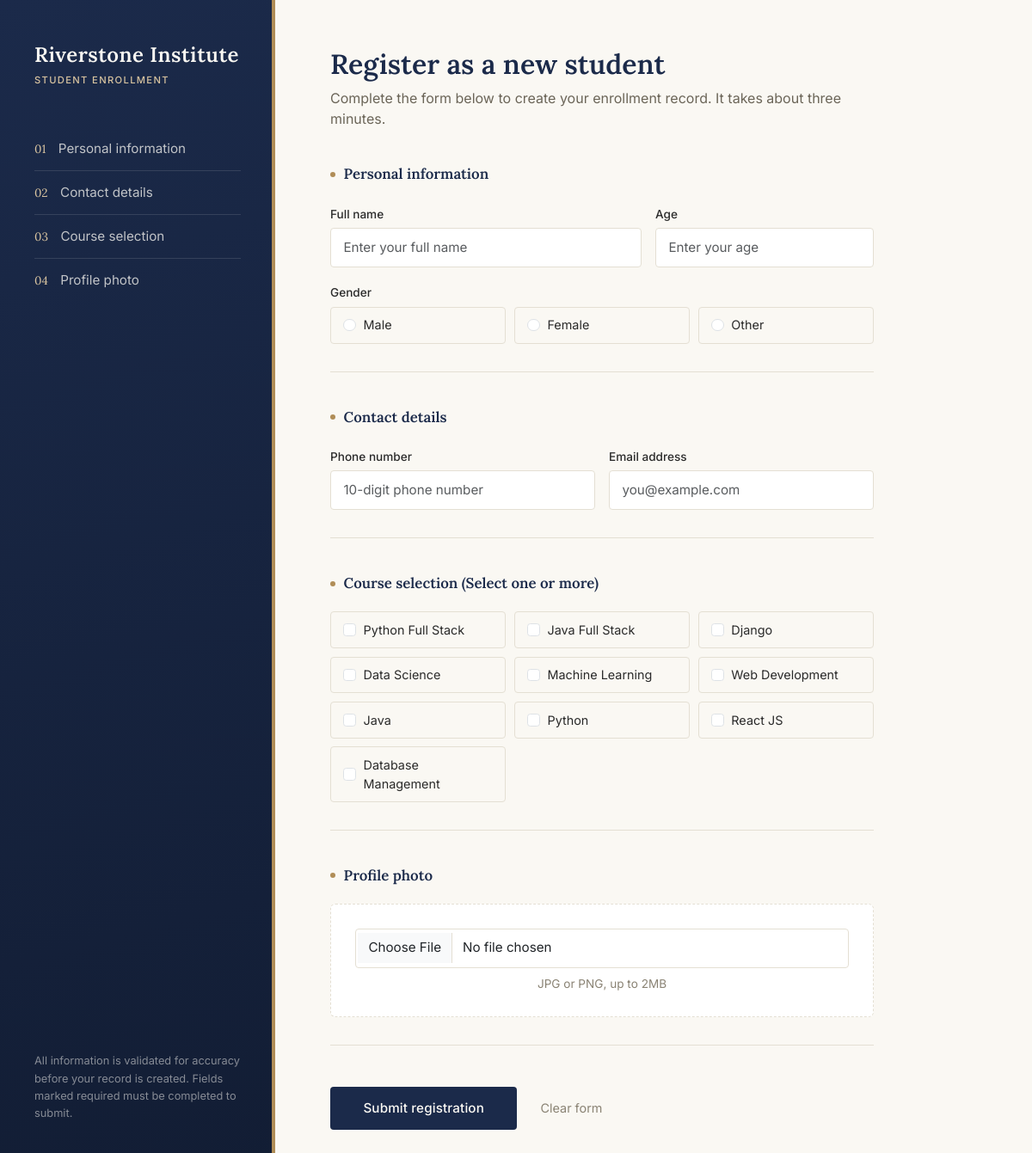
Screenshot of /register/ with the database file from the repository.
### registration/models.py (models this page shows)
class Course(models.Model):
    name = models.CharField(max_length=100, unique=True)
    def __str__(self):
        return self.name

### registration/views.py (the view)
# urls.py: path('register/', views.register, name='register'),
def register(request):
    if request.method == 'POST':
        form = StudentRegistrationForm(request.POST, request.FILES)
        if form.is_valid():
            student = form.save()
            messages.success(request, f"Student '{student.name}' registered successfully! Total registered students updated.")
            return redirect('registration:dashboard')
        else:
            messages.error(request, "Please correct the errors below.")
    else:
        form = StudentRegistrationForm()
    return render(request, 'registration/register.html', {'form': form, 'title': 'Register as a new student', 'btn_text': 'Submit registration'})

### registration/templates/registration/register.html (shortened to what this page needs)
{% extends 'registration/base.html' %}
{% block content %}
<div class="enroll-shell">
    <aside class="enroll-sidebar">
        <div>
            <div class="enroll-mark">
                Riverstone Institute
                <span>STUDENT ENROLLMENT</span>
            </div>
            <ul class="enroll-steps">
                <li><span class="step-num">01</span> Personal information</li>
                <li><span class="step-num">02</span> Contact details</li>
                <li><span class="step-num">03</span> Course selection</li>
                <li><span class="step-num">04</span> Profile photo</li>
            </ul>
        </div>
        <p class="enroll-footnote">
            All information is validated for accuracy before your record is created.
            Fields marked required must be completed to submit.
        </p>
    </aside>
    <main class="enroll-main">
        <h1 class="enroll-heading">{{ title|default:"Register as a new student" }}</h1>
        <p class="enroll-sub">Complete the form below to create your enrollment record. It takes about three minutes.</p>
        <form method="post" enctype="multipart/form-data" novalidate id="enrollForm">
            <div class="form-section">
                <div class="form-section-title">Personal information</div>
                <div class="row g-3">
                    <div class="col-md-7">
                        <label class="form-label" for="{{ form.name.id_for_label }}">Full name</label>
                        {{ form.name }}
                    </div>
                    <div class="col-md-5">
                        <label class="form-label" for="{{ form.age.id_for_label }}">Age</label>
                        {{ form.age }}
                    </div>
                    <div class="col-12">
                        <label class="form-label">Gender</label>
                        <div class="choice-grid" id="genderGrid">
                            {% for radio in form.gender %}
                                <label class="choice-item {% if radio.data.selected %}selected{% endif %}">
                                    {{ radio.tag }} {{ radio.choice_label }}
                                </label>
                            {% endfor %}
                        </div>
                    </div>
                </div>
            </div>
            <div class="form-section">
                <div class="form-section-title">Contact details</div>
                <div class="row g-3">
                    <div class="col-md-6">
                        <label class="form-label" for="{{ form.phone_number.id_for_label }}">Phone number</label>
                        {{ form.phone_number }}
                    </div>
                    <div class="col-md-6">
                        <label class="form-label" for="{{ form.email.id_for_label }}">Email address</label>
                        {{ form.email }}
                    </div>
                </div>
            </div>
            <div class="form-section">
                <div class="form-section-title">Course selection (Select one or more)</div>
                <div class="choice-grid" id="courseGrid">
                    {% for checkbox in form.courses %}
                        <label class="choice-item {% if checkbox.data.selected %}selected{% endif %}">
                            {{ checkbox.tag }} {{ checkbox.choice_label }}
                        </label>
                    {% endfor %}
                </div>
            </div>
            <div class="form-section">
                <div class="form-section-title">Profile photo</div>
                <div class="upload-zone">
                    {{ form.profile_image }}
                    <p>JPG or PNG, up to 2MB</p>
                </div>
            </div>
            <div class="d-flex align-items-center gap-2 pt-2">
                <button type="submit" class="enroll-submit">{{ btn_text|default:"Submit registration" }}</button>
                <button type="reset" class="enroll-reset">Clear form</button>
            </div>
        </form>
    </main>
</div>
{% endblock %}

### registration/templates/registration/base.html (shortened to what this page needs)
<!DOCTYPE html>
{% load static %}
<html lang="en">
<head>
    <link href="https://cdn.jsdelivr.net/npm/bootstrap@5.3.3/dist/css/bootstrap.min.css" rel="stylesheet">
    <link rel="stylesheet" href="{% static 'css/enrollment.css' %}">
</head>
<body>
    {% block content %}{% endblock %}
</body>
</html>

### static/css/enrollment.css (style rules this page uses)
:root { --navy: #1B2A4A; --navy-deep: #121D34; --ivory: #FAF8F3; --gold: #B08D57; --gold-light: #D9C4A0; --charcoal: #2A2A2A; --sage: #7A8B6F; --error: #B3452D; --line: #E4DFD3; }
* { box-sizing: border-box; }
body { font-family: 'Inter', -apple-system, sans-serif; background: var(--ivory); color: var(--charcoal); margin: 0; min-height: 100vh; }
.enroll-shell { display: flex; min-height: 100vh; }
.enroll-sidebar { background: linear-gradient(165deg, var(--navy) 0%, var(--navy-deep) 100%); color: var(--ivory); width: 320px; flex-shrink: 0; padding: 3rem 2.5rem; display: flex; flex-direction: column; justify-content: space-between; position: relative; }
.enroll-sidebar::after { content: ""; position: absolute; top: 0; right: 0; bottom: 0; width: 4px; background: var(--gold); }
.enroll-mark { font-family: 'Lora', serif; font-weight: 600; font-size: 1.5rem; letter-spacing: 0.02em; line-height: 1.3; margin-bottom: 3rem; }
.enroll-mark span { display: block; font-family: 'Inter', sans-serif; font-size: 0.7rem; font-weight: 500; color: var(--gold-light); letter-spacing: 0.12em; margin-top: 0.4rem; }
.enroll-steps { list-style: none; padding: 0; margin: 0; }
.enroll-steps li { display: flex; align-items: baseline; gap: 0.9rem; padding: 0.85rem 0; border-bottom: 1px solid rgba(250, 248, 243, 0.12); font-size: 0.95rem; color: rgba(250, 248, 243, 0.75); }
.enroll-steps li:last-child { border-bottom: none; }
.enroll-steps .step-num { font-family: 'Lora', serif; color: var(--gold-light); font-size: 0.85rem; }
.enroll-footnote { font-size: 0.8rem; color: rgba(250, 248, 243, 0.5); line-height: 1.6; margin-top: 2rem; }
.enroll-main { flex: 1; padding: 3.5rem 4rem; max-width: 760px; }
.enroll-heading { font-family: 'Lora', serif; font-size: 2rem; font-weight: 600; color: var(--navy); margin-bottom: 0.5rem; }
.enroll-sub { color: #6B6558; font-size: 1rem; margin-bottom: 2.5rem; max-width: 60ch; }
.form-section { margin-bottom: 2.5rem; padding-bottom: 2rem; border-bottom: 1px solid var(--line); }
.form-section-title { font-family: 'Lora', serif; font-size: 1.05rem; font-weight: 600; color: var(--navy); margin-bottom: 1.25rem; display: flex; align-items: center; gap: 0.6rem; }
.form-section-title::before { content: ""; width: 6px; height: 6px; background: var(--gold); border-radius: 50%; flex-shrink: 0; }
label.form-label { font-size: 0.85rem; font-weight: 500; color: var(--charcoal); margin-bottom: 0.4rem; }
.form-control, .form-select { border: 1px solid var(--line); border-radius: 4px; padding: 0.65rem 0.9rem; font-size: 0.95rem; background: #fff; transition: border-color 0.15s ease, box-shadow 0.15s ease; }
.choice-grid { display: grid; grid-template-columns: repeat(auto-fill, minmax(160px, 1fr)); gap: 0.6rem; }
.choice-item { border: 1px solid var(--line); border-radius: 4px; padding: 0.6rem 0.9rem; cursor: pointer; transition: border-color 0.15s ease, background 0.15s ease; display: flex; align-items: center; gap: 0.55rem; font-size: 0.9rem; }
.choice-item input { accent-color: var(--navy); margin: 0; }
.upload-zone { border: 1.5px dashed var(--line); border-radius: 6px; padding: 1.75rem; text-align: center; background: #fff; transition: border-color 0.15s ease; }
.upload-zone p { margin: 0.5rem 0 0; font-size: 0.85rem; color: #8A8374; }
.enroll-submit { background: var(--navy); color: var(--ivory); border: none; padding: 0.85rem 2.4rem; font-size: 0.95rem; font-weight: 500; border-radius: 4px; letter-spacing: 0.01em; transition: background 0.15s ease; }
.enroll-reset { background: transparent; color: #8A8374; border: none; padding: 0.85rem 1.2rem; font-size: 0.9rem; }

### rows the page displays
Course: choice_label "Python Full Stack"
Course: choice_label "Java Full Stack"
Course: choice_label "Django"
Course: choice_label "Data Science"
Course: choice_label "Machine Learning"
Course: choice_label "Web Development"
Course: choice_label "Java"
Course: choice_label "Python"
Course: choice_label "React JS"
Course: choice_label "Database Management"

### other values shown
{{ title|default:"Register as a new student" }} "Register as a new student"
{{ radio.choice_label }} "Male" "Female" "Other"
{{ btn_text|default:"Submit registration" }} "Submit registration"
